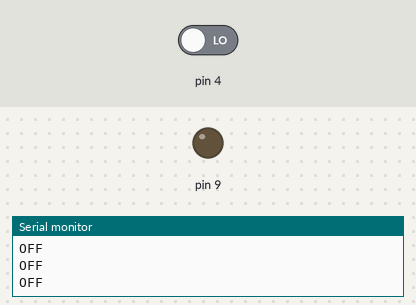
Simulated run of this sketch. Board: Arduino Uno, built with avr-gcc and run on an emulated ATmega328P. Shown: output pins drawn as LEDs (lit = HIGH), the last lines printed to the serial monitor. Inputs (shaded band) come from the test bench; at power-on: pin 4 LOW.

Above: at 2.8 s.
2.9 s: pin 4 driven HIGH
At 3.6 s:
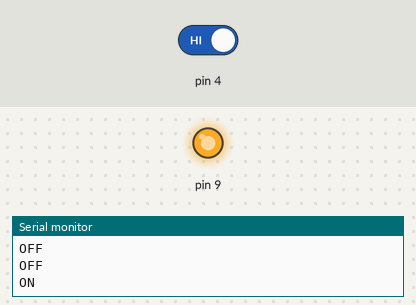
Timing chart, 0 to 5.9 s (numbered marks = the images above; inputs shaded):
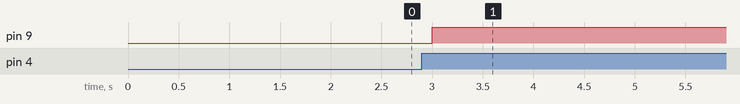

Measured:
- after the input at 2.9 s, pin 9: LOW → HIGH after 0.10 s

The sketch:

sketch_mar03a.ino
```cpp
void setup(){
  Serial.begin(9600);
  pinMode(4, INPUT);
  pinMode(9, OUTPUT);
}

void loop(){
  if(digitalRead(4) == HIGH){
    Serial.println("ON");
    digitalWrite(9,HIGH);
    delay(500);
  }else{
    Serial.println("OFF");
  }
  delay(1000);
}
```
